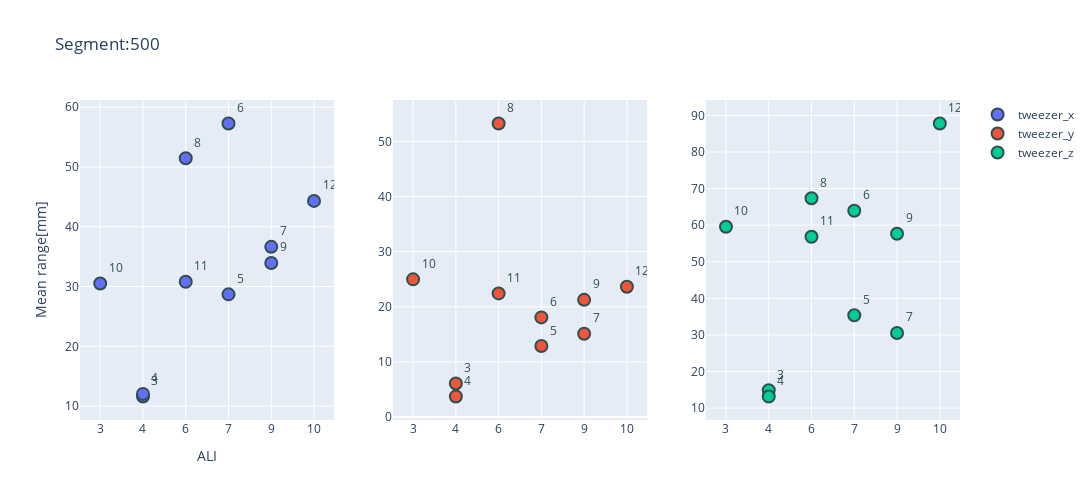
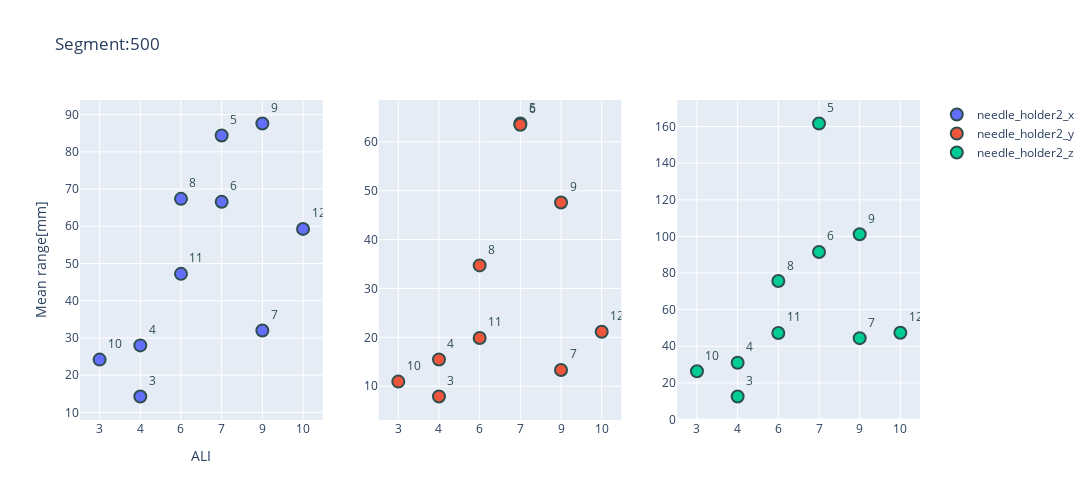
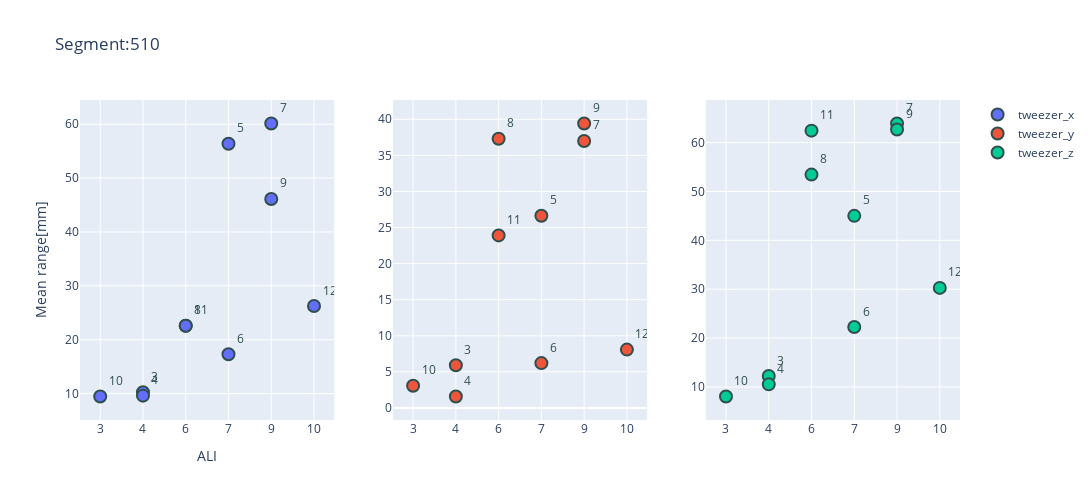
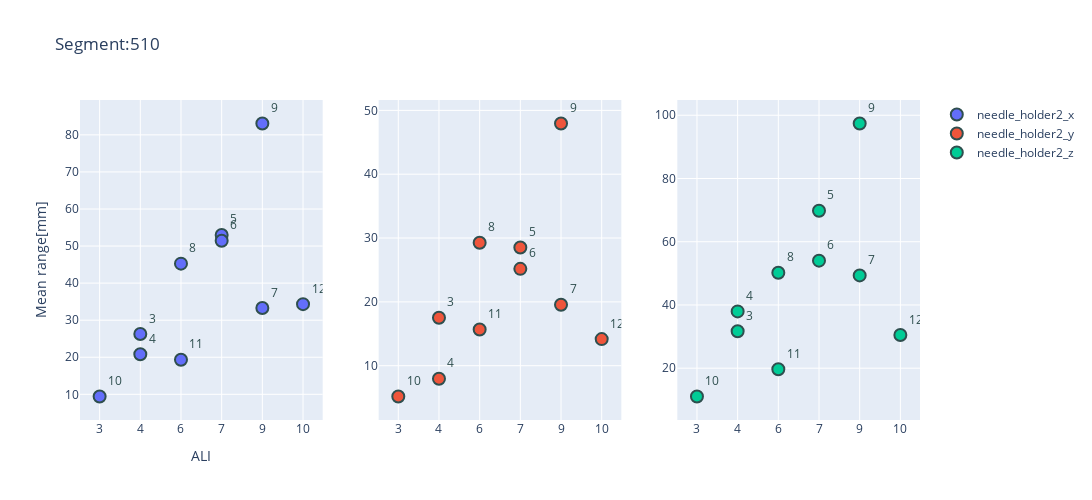

These figures' notebook cell, in order:
### Markdown cell above
### find ranges (max hand travel distance)

### Code cell
from tabulate import tabulate

range_travel = {}
mean_run_range_travel = {}
for subject in subject_list_optitrack:   
    range_travel[subject] = {}
    mean_run_range_travel[subject] = {}
    for segment in segment_list_optitrack:
        range_travel[subject][segment] = {}
        mean_run_range_travel[subject][segment] = {}
        for run in run_list[subject]:
        
            range_travel[subject][segment][run] = {}
            
            for tool in tools_position:
                range_travel[subject][segment][run][tool] = []
                
                mean_run_range_travel[subject][segment][tool] = []
                
                
data = []
col_names = ['Subject', 'Segment', tools_position[0], tools_position[1], tools_position[2],  tools_position[3],  tools_position[4],  tools_position[5]]
for subject in subject_list_optitrack: 
    for segment in segment_list_optitrack:
        for tool in tools_position:
            for run in run_list[subject]:
            
                range_travel[subject][segment][run][tool] = max(optitrack_non_zero[subject][segment][run][tool]) - min(optitrack_non_zero[subject][segment][run][tool])
                mean_run_range_travel[subject][segment][tool].append(range_travel[subject][segment][run][tool])
                
            mean_run_range_travel[subject][segment][tool] = np.mean( mean_run_range_travel[subject][segment][tool])  
        
        data.append([subject, segment, mean_run_range_travel[subject][segment][tools_position[0]]*1000,
                     mean_run_range_travel[subject][segment][tools_position[1]]*1000, 
                     mean_run_range_travel[subject][segment][tools_position[2]]*1000,
                    mean_run_range_travel[subject][segment][tools_position[3]]*1000,
                    mean_run_range_travel[subject][segment][tools_position[4]]*1000,
                    mean_run_range_travel[subject][segment][tools_position[5]]*1000]
                   )
                 
            
#print(tabulate(data, headers=col_names, tablefmt="grid"))

subject_order = ['10','3','4','8','11','5','6','7','9','12']
ALI_score = ['3','4','4','6','6','7','7','9','9','10']

for segment in segment_list_optitrack:
    y1 = {}
    for i,tool in enumerate(tools_position):
        #eb1 = []
        #x = []
        y1[i] = []
        #y2 = []
        #e1 = []
        #e2 = []
        for subject in subject_order:
            

            y1[i].append(mean_run_range_travel[subject][segment][tools_position[i]]*1000)
          
    

        x= ALI_score


    fig  = go.Figure()
    fig = make_subplots(rows=1, cols=3) 

    fig.add_trace(go.Scatter(y=y1[0], x=x, 
            text = subject_order,
            mode='markers+text',textposition='top right',textfont=dict(color='#2F4F4F'), name=tools_position[0]),1,1)
    fig.add_trace(go.Scatter(y=y1[1], x=x,
            text = subject_order,
            mode='markers+text',textposition='top right',textfont=dict(color='#2F4F4F'), name=tools_position[1]),1,2)
    fig.add_trace(go.Scatter(y=y1[2], x=x,
            text = subject_order,
            mode='markers+text',textposition='top right',textfont=dict(color='#2F4F4F'), name=tools_position[2]),1,3)


    fig.update_layout(title='Segment:' + str(segment) ,
               xaxis_title='ALI',
               yaxis_title='Mean range[mm]',
               width=1500,
               height=500,
                         )
    fig.update_traces(
        marker_size=12,
        marker_line=dict(width=2, color='#2F4F4F'),
        selector=dict(mode='markers+text'))
    

    #fig.update_yaxes(range=[0, 0.5])


    fig.show()
    if not os.path.exists(join(path_to_data_folder, 'PLOTS' , 'optitrack_hand_travel' )):
        os.makedirs(join(path_to_data_folder, 'PLOTS', 'optitrack_hand_travel'))
    fig.write_image(join('..', 'data_exp',  'PLOTS','optitrack_hand_travel', 'segment' + segment  +'tweezer.png'))
    
    
    fig  = go.Figure()
    fig = make_subplots(rows=1, cols=3) 

    fig.add_trace(go.Scatter(y=y1[3], x=x, text = subject_order,
            mode='markers+text',textposition='top right',textfont=dict(color='#2F4F4F'), name=tools_position[3]),1,1)
    fig.add_trace(go.Scatter(y=y1[4], x=x, text = subject_order,
            mode='markers+text',textposition='top right',textfont=dict(color='#2F4F4F'), name=tools_position[4]),1,2)
    fig.add_trace(go.Scatter(y=y1[5], x=x,text = subject_order,
            mode='markers+text',textposition='top right',textfont=dict(color='#2F4F4F'), name=tools_position[5]),1,3)
    fig.update_traces(
        marker_size=12,
        marker_line=dict(width=2, color='#2F4F4F'),
        selector=dict(mode='markers+text'))


    fig.update_layout(title=' Segment:' + str(segment) ,
               xaxis_title='ALI',
               yaxis_title='Mean range[mm]',
               width=1500,
               height=500,
                         )
    if not os.path.exists(join(path_to_data_folder, 'PLOTS' , 'optitrack_hand_travel' )):
        os.makedirs(join(path_to_data_folder, 'PLOTS', 'optitrack_hand_travel'))
    fig.write_image(join('..', 'data_exp',  'PLOTS','optitrack_hand_travel', 'segment' + segment  +'holder.png'))
    fig.show()

### Figure 1 — Plotly figure (JSON) as saved in the notebook; plotly's stock layout.template omitted (floating-point values rounded to 4 significant figures)
{"data": [{"marker": {"line": {"color": "#2F4F4F", "width": 2}, "size": 12}, "mode": "markers+text", "name": "tweezer_x", "text": ["10", "3", "4", "8", "11", "5", "6", "7", "9", "12"], "textfont": {"color": "#2F4F4F"}, "textposition": "top right", "type": "scatter", "x": ["3", "4", "4", "6", "6", "7", "7", "9", "9", "10"], "xaxis": "x", "y": [30.51, 11.6, 12.04, 51.46, 30.8, 28.69, 57.27, 36.64, 33.95, 44.32], "yaxis": "y"}, {"marker": {"line": {"color": "#2F4F4F", "width": 2}, "size": 12}, "mode": "markers+text", "name": "tweezer_y", "text": ["10", "3", "4", "8", "11", "5", "6", "7", "9", "12"], "textfont": {"color": "#2F4F4F"}, "textposition": "top right", "type": "scatter", "x": ["3", "4", "4", "6", "6", "7", "7", "9", "9", "10"], "xaxis": "x2", "y": [24.98, 6.105, 3.737, 53.25, 22.43, 12.88, 18.08, 15.12, 21.27, 23.65], "yaxis": "y2"}, {"marker": {"line": {"color": "#2F4F4F", "width": 2}, "size": 12}, "mode": "markers+text", "name": "tweezer_z", "text": ["10", "3", "4", "8", "11", "5", "6", "7", "9", "12"], "textfont": {"color": "#2F4F4F"}, "textposition": "top right", "type": "scatter", "x": ["3", "4", "4", "6", "6", "7", "7", "9", "9", "10"], "xaxis": "x3", "y": [59.55, 14.87, 13.18, 67.36, 56.81, 35.36, 63.94, 30.54, 57.64, 87.78], "yaxis": "y3"}], "layout": {"height": 500, "title": {"text": "Segment:500"}, "width": 1500, "xaxis": {"anchor": "y", "autorange": true, "domain": [0, 0.2889], "range": [-0.409, 5.409], "title": {"text": "ALI"}, "type": "category"}, "xaxis2": {"anchor": "y2", "autorange": true, "domain": [0.3556, 0.6444], "range": [-0.409, 5.409], "type": "category"}, "xaxis3": {"anchor": "y3", "autorange": true, "domain": [0.7111, 1], "range": [-0.409, 5.409], "type": "category"}, "yaxis": {"anchor": "x", "autorange": true, "domain": [0, 1], "range": [7.67, 61.21], "title": {"text": "Mean range[mm]"}, "type": "linear"}, "yaxis2": {"anchor": "x2", "autorange": true, "domain": [0, 1], "range": [-0.5251, 57.51], "type": "linear"}, "yaxis3": {"anchor": "x3", "autorange": true, "domain": [0, 1], "range": [6.756, 94.2], "type": "linear"}}}

### Figure 2 — Plotly figure (JSON) as saved in the notebook; plotly's stock layout.template omitted (floating-point values rounded to 4 significant figures)
{"data": [{"marker": {"line": {"color": "#2F4F4F", "width": 2}, "size": 12}, "mode": "markers+text", "name": "needle_holder2_x", "text": ["10", "3", "4", "8", "11", "5", "6", "7", "9", "12"], "textfont": {"color": "#2F4F4F"}, "textposition": "top right", "type": "scatter", "x": ["3", "4", "4", "6", "6", "7", "7", "9", "9", "10"], "xaxis": "x", "y": [24.19, 14.28, 28.0, 67.37, 47.22, 84.38, 66.57, 32.03, 87.61, 59.29], "yaxis": "y"}, {"marker": {"line": {"color": "#2F4F4F", "width": 2}, "size": 12}, "mode": "markers+text", "name": "needle_holder2_y", "text": ["10", "3", "4", "8", "11", "5", "6", "7", "9", "12"], "textfont": {"color": "#2F4F4F"}, "textposition": "top right", "type": "scatter", "x": ["3", "4", "4", "6", "6", "7", "7", "9", "9", "10"], "xaxis": "x2", "y": [10.95, 7.902, 15.48, 34.72, 19.88, 63.74, 63.47, 13.33, 47.6, 21.16], "yaxis": "y2"}, {"marker": {"line": {"color": "#2F4F4F", "width": 2}, "size": 12}, "mode": "markers+text", "name": "needle_holder2_z", "text": ["10", "3", "4", "8", "11", "5", "6", "7", "9", "12"], "textfont": {"color": "#2F4F4F"}, "textposition": "top right", "type": "scatter", "x": ["3", "4", "4", "6", "6", "7", "7", "9", "9", "10"], "xaxis": "x3", "y": [26.33, 12.58, 31.04, 75.63, 47.3, 161.7, 91.52, 44.45, 101.2, 47.43], "yaxis": "y3"}], "layout": {"height": 500, "title": {"text": " Segment:500"}, "width": 1500, "xaxis": {"anchor": "y", "autorange": true, "domain": [0, 0.2889], "range": [-0.4134, 5.413], "title": {"text": "ALI"}, "type": "category"}, "xaxis2": {"anchor": "y2", "autorange": true, "domain": [0.3556, 0.6444], "range": [-0.4134, 5.413], "type": "category"}, "xaxis3": {"anchor": "y3", "autorange": true, "domain": [0.7111, 1], "range": [-0.4134, 5.413], "type": "category"}, "yaxis": {"anchor": "x", "autorange": true, "domain": [0, 1], "range": [7.967, 93.92], "title": {"text": "Mean range[mm]"}, "type": "linear"}, "yaxis2": {"anchor": "x2", "autorange": true, "domain": [0, 1], "range": [3.096, 68.55], "type": "linear"}, "yaxis3": {"anchor": "x3", "autorange": true, "domain": [0, 1], "range": [-0.2524, 174.5], "type": "linear"}}}

### Figure 3 — Plotly figure (JSON) as saved in the notebook; plotly's stock layout.template omitted (floating-point values rounded to 4 significant figures)
{"data": [{"marker": {"line": {"color": "#2F4F4F", "width": 2}, "size": 12}, "mode": "markers+text", "name": "tweezer_x", "text": ["10", "3", "4", "8", "11", "5", "6", "7", "9", "12"], "textfont": {"color": "#2F4F4F"}, "textposition": "top right", "type": "scatter", "x": ["3", "4", "4", "6", "6", "7", "7", "9", "9", "10"], "xaxis": "x", "y": [9.462, 10.26, 9.621, 22.59, 22.58, 56.35, 17.3, 60.12, 46.12, 26.24], "yaxis": "y"}, {"marker": {"line": {"color": "#2F4F4F", "width": 2}, "size": 12}, "mode": "markers+text", "name": "tweezer_y", "text": ["10", "3", "4", "8", "11", "5", "6", "7", "9", "12"], "textfont": {"color": "#2F4F4F"}, "textposition": "top right", "type": "scatter", "x": ["3", "4", "4", "6", "6", "7", "7", "9", "9", "10"], "xaxis": "x2", "y": [3.061, 5.909, 1.578, 37.31, 23.9, 26.64, 6.207, 36.99, 39.42, 8.077], "yaxis": "y2"}, {"marker": {"line": {"color": "#2F4F4F", "width": 2}, "size": 12}, "mode": "markers+text", "name": "tweezer_z", "text": ["10", "3", "4", "8", "11", "5", "6", "7", "9", "12"], "textfont": {"color": "#2F4F4F"}, "textposition": "top right", "type": "scatter", "x": ["3", "4", "4", "6", "6", "7", "7", "9", "9", "10"], "xaxis": "x3", "y": [8.051, 12.23, 10.54, 53.46, 62.45, 45.02, 22.26, 63.91, 62.68, 30.27], "yaxis": "y3"}], "layout": {"height": 500, "title": {"text": "Segment:510"}, "width": 1500, "xaxis": {"anchor": "y", "autorange": true, "domain": [0, 0.2889], "range": [-0.409, 5.409], "title": {"text": "ALI"}, "type": "category"}, "xaxis2": {"anchor": "y2", "autorange": true, "domain": [0.3556, 0.6444], "range": [-0.409, 5.409], "type": "category"}, "xaxis3": {"anchor": "y3", "autorange": true, "domain": [0.7111, 1], "range": [-0.409, 5.409], "type": "category"}, "yaxis": {"anchor": "x", "autorange": true, "domain": [0, 1], "range": [5.101, 64.48], "title": {"text": "Mean range[mm]"}, "type": "linear"}, "yaxis2": {"anchor": "x2", "autorange": true, "domain": [0, 1], "range": [-1.679, 42.67], "type": "linear"}, "yaxis3": {"anchor": "x3", "autorange": true, "domain": [0, 1], "range": [3.242, 68.72], "type": "linear"}}}

### Figure 4 — Plotly figure (JSON) as saved in the notebook; plotly's stock layout.template omitted (floating-point values rounded to 4 significant figures)
{"data": [{"marker": {"line": {"color": "#2F4F4F", "width": 2}, "size": 12}, "mode": "markers+text", "name": "needle_holder2_x", "text": ["10", "3", "4", "8", "11", "5", "6", "7", "9", "12"], "textfont": {"color": "#2F4F4F"}, "textposition": "top right", "type": "scatter", "x": ["3", "4", "4", "6", "6", "7", "7", "9", "9", "10"], "xaxis": "x", "y": [9.411, 26.25, 20.83, 45.25, 19.34, 53.0, 51.41, 33.28, 83.06, 34.33], "yaxis": "y"}, {"marker": {"line": {"color": "#2F4F4F", "width": 2}, "size": 12}, "mode": "markers+text", "name": "needle_holder2_y", "text": ["10", "3", "4", "8", "11", "5", "6", "7", "9", "12"], "textfont": {"color": "#2F4F4F"}, "textposition": "top right", "type": "scatter", "x": ["3", "4", "4", "6", "6", "7", "7", "9", "9", "10"], "xaxis": "x2", "y": [5.175, 17.51, 7.959, 29.26, 15.68, 28.52, 25.17, 19.55, 47.94, 14.17], "yaxis": "y2"}, {"marker": {"line": {"color": "#2F4F4F", "width": 2}, "size": 12}, "mode": "markers+text", "name": "needle_holder2_z", "text": ["10", "3", "4", "8", "11", "5", "6", "7", "9", "12"], "textfont": {"color": "#2F4F4F"}, "textposition": "top right", "type": "scatter", "x": ["3", "4", "4", "6", "6", "7", "7", "9", "9", "10"], "xaxis": "x3", "y": [11.05, 31.7, 37.96, 50.2, 19.68, 69.81, 54.01, 49.34, 97.39, 30.49], "yaxis": "y3"}], "layout": {"height": 500, "title": {"text": " Segment:510"}, "width": 1500, "xaxis": {"anchor": "y", "autorange": true, "domain": [0, 0.2889], "range": [-0.4134, 5.413], "title": {"text": "ALI"}, "type": "category"}, "xaxis2": {"anchor": "y2", "autorange": true, "domain": [0.3556, 0.6444], "range": [-0.4134, 5.413], "type": "category"}, "xaxis3": {"anchor": "y3", "autorange": true, "domain": [0.7111, 1], "range": [-0.4134, 5.413], "type": "category"}, "yaxis": {"anchor": "x", "autorange": true, "domain": [0, 1], "range": [3.071, 89.4], "title": {"text": "Mean range[mm]"}, "type": "linear"}, "yaxis2": {"anchor": "x2", "autorange": true, "domain": [0, 1], "range": [1.493, 51.63], "type": "linear"}, "yaxis3": {"anchor": "x3", "autorange": true, "domain": [0, 1], "range": [3.614, 104.8], "type": "linear"}}}
